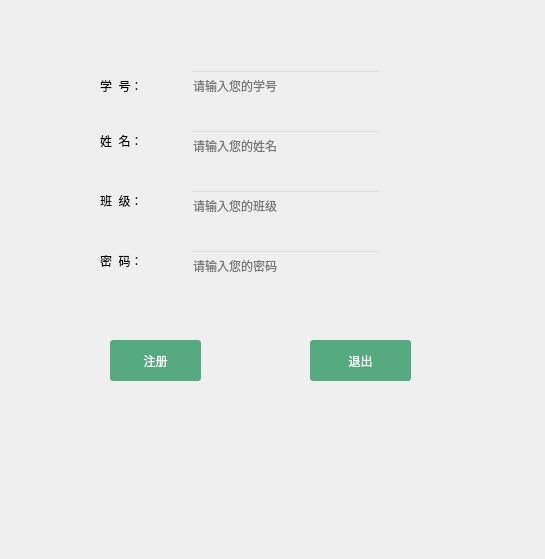
<?xml version="1.0" encoding="UTF-8"?>
<ui version="4.0">
 <class>Regist</class>
 <widget class="QWidget" name="Regist">
  <property name="geometry">
   <rect>
    <x>0</x>
    <y>0</y>
    <width>545</width>
    <height>559</height>
   </rect>
  </property>
  <property name="windowTitle">
   <string>Form</string>
  </property>
  <property name="styleSheet">
   <string notr="true"/>
  </property>
  <widget class="QLabel" name="label">
   <property name="geometry">
    <rect>
     <x>100</x>
     <y>65</y>
     <width>71</width>
     <height>41</height>
    </rect>
   </property>
   <property name="styleSheet">
    <string notr="true">font: 75 10pt &quot;微软雅黑&quot;;</string>
   </property>
   <property name="text">
    <string>学  号：</string>
   </property>
  </widget>
  <widget class="QLabel" name="label_2">
   <property name="geometry">
    <rect>
     <x>100</x>
     <y>245</y>
     <width>61</width>
     <height>31</height>
    </rect>
   </property>
   <property name="styleSheet">
    <string notr="true">font: 75 10pt &quot;微软雅黑&quot;;</string>
   </property>
   <property name="text">
    <string>密  码：</string>
   </property>
  </widget>
  <widget class="QLineEdit" name="lineEdit">
   <property name="geometry">
    <rect>
     <x>190</x>
     <y>70</y>
     <width>191</width>
     <height>31</height>
    </rect>
   </property>
   <property name="styleSheet">
    <string notr="true">background-color : transparent;
</string>
   </property>
   <property name="placeholderText">
    <string>请输入您的学号</string>
   </property>
  </widget>
  <widget class="QLineEdit" name="lineEdit_2">
   <property name="geometry">
    <rect>
     <x>190</x>
     <y>250</y>
     <width>191</width>
     <height>31</height>
    </rect>
   </property>
   <property name="styleSheet">
    <string notr="true">background-color : transparent;
</string>
   </property>
   <property name="placeholderText">
    <string>请输入您的密码</string>
   </property>
  </widget>
  <widget class="QPushButton" name="pushButton">
   <property name="geometry">
    <rect>
     <x>110</x>
     <y>340</y>
     <width>91</width>
     <height>41</height>
    </rect>
   </property>
   <property name="styleSheet">
    <string notr="true">font : 75 10pt &quot;黑体&quot;;
color : white;
background-color : rgb(85,170,127);
border-radius : 3px;</string>
   </property>
   <property name="text">
    <string>注册</string>
   </property>
  </widget>
  <widget class="QPushButton" name="pushButton_2">
   <property name="geometry">
    <rect>
     <x>310</x>
     <y>340</y>
     <width>101</width>
     <height>41</height>
    </rect>
   </property>
   <property name="styleSheet">
    <string notr="true">font : 75 10pt &quot;黑体&quot;;
color : white;
background-color : rgb(85,170,127);
border-radius : 3px;</string>
   </property>
   <property name="text">
    <string>退出</string>
   </property>
  </widget>
  <widget class="QLabel" name="label_3">
   <property name="geometry">
    <rect>
     <x>100</x>
     <y>125</y>
     <width>71</width>
     <height>31</height>
    </rect>
   </property>
   <property name="styleSheet">
    <string notr="true">font: 75 10pt &quot;微软雅黑&quot;;</string>
   </property>
   <property name="text">
    <string>姓  名：</string>
   </property>
  </widget>
  <widget class="QLineEdit" name="lineEdit_3">
   <property name="geometry">
    <rect>
     <x>190</x>
     <y>130</y>
     <width>191</width>
     <height>31</height>
    </rect>
   </property>
   <property name="styleSheet">
    <string notr="true">background-color : transparent;
</string>
   </property>
   <property name="placeholderText">
    <string>请输入您的姓名</string>
   </property>
  </widget>
  <widget class="QLineEdit" name="lineEdit_4">
   <property name="geometry">
    <rect>
     <x>190</x>
     <y>190</y>
     <width>191</width>
     <height>31</height>
    </rect>
   </property>
   <property name="styleSheet">
    <string notr="true">background-color : transparent;
</string>
   </property>
   <property name="placeholderText">
    <string>请输入您的班级</string>
   </property>
  </widget>
  <widget class="QLabel" name="label_4">
   <property name="geometry">
    <rect>
     <x>100</x>
     <y>185</y>
     <width>71</width>
     <height>31</height>
    </rect>
   </property>
   <property name="styleSheet">
    <string notr="true">font: 75 10pt &quot;微软雅黑&quot;;</string>
   </property>
   <property name="text">
    <string>班  级：</string>
   </property>
  </widget>
  <widget class="QWidget" name="widget" native="true">
   <property name="geometry">
    <rect>
     <x>-1</x>
     <y>-1</y>
     <width>551</width>
     <height>561</height>
    </rect>
   </property>
   <property name="styleSheet">
    <string notr="true">border-image: url(:/5.jpg);</string>
   </property>
  </widget>
  <zorder>widget</zorder>
  <zorder>label</zorder>
  <zorder>label_2</zorder>
  <zorder>lineEdit</zorder>
  <zorder>lineEdit_2</zorder>
  <zorder>pushButton</zorder>
  <zorder>pushButton_2</zorder>
  <zorder>label_3</zorder>
  <zorder>lineEdit_3</zorder>
  <zorder>lineEdit_4</zorder>
  <zorder>label_4</zorder>
 </widget>
 <resources/>
 <connections/>
</ui>
